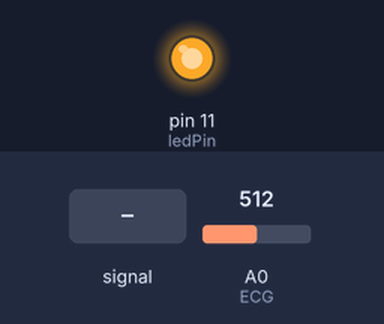
Simulated run of this sketch. Board: Arduino Uno, built with avr-gcc and run on an emulated ATmega328P. Parts: output pins drawn as LEDs (lit = HIGH). Inputs (shaded band) come from the test bench; at power-on: A0 (ECG) = 512. What the sketch prints to the serial monitor is not drawn.

Above: at 7.2 s.
7.3 s: A0 (ECG) fed a 200 Hz sine of ±81 counts around its level
At 7.57 s:
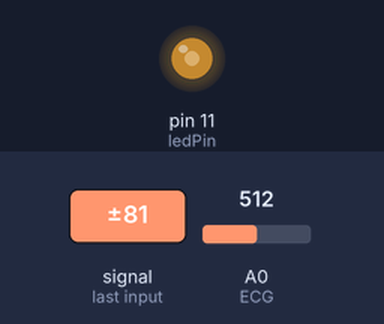
10.3 s: A0 (ECG) set to 716
11.8 s: A0 (ECG) fed a 1000 Hz sine of ±255 counts around its level
14.8 s: A0 (ECG) set to 810
16.3 s: A0 (ECG) set to 528
17.8 s: A0 (ECG) set to 494
At 18.8 s:
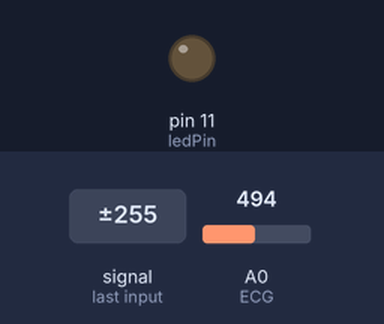
Timing chart, 0 to 20.3 s (numbered marks = the images above; inputs shaded):
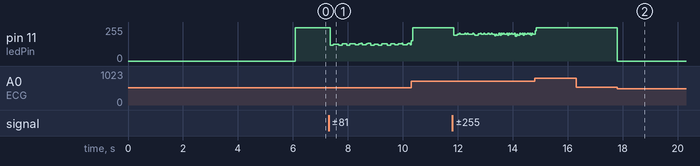

Measured:
- the behaviour switches between 512 and 511 on A0 (ECG) (found by bisection; images 1 and 2)
- after the input at 7.3 s, pin 11 (ledPin): 250/255 → 120/255 after 0.05 s, → 126/255 0.12 s later, → 120/255 0.20 s later, → 130/255 0.12 s later, … (25 changes in this stretch)
- after the input at 17.8 s, pin 11 (ledPin): 250/255 → 0/255 at once

The sketch:

ECG_arduino.ino
```cpp
int bat = 0;
int tres = 550;

int batims[800];

int batMax;
int batMin;
int Soma;

int ledPin = 11;

int ECG = A0;

void setup() {
  // initialize the serial communication:
  Serial.begin(115200);


  pinMode (ledPin, OUTPUT);
  digitalWrite (ledPin, LOW);
  delay (1000);
  getRefs();
  delay (1000);

}

void loop() {


  bat = analogRead(ECG);

  if (bat >= batMax) {
    analogWrite (ledPin, 250);

  }

  if (bat > Soma && bat < batMax) {
    analogWrite (ledPin, 100);

  }

    if (bat < Soma && bat > batMin) {
    analogWrite (ledPin, 20);

  }
     if (bat < batMin) {
    analogWrite (ledPin, 0);

  }


  Serial.println(bat);
  delay(1);


}


void getRefs () {

  int cicloMax = 800;


  delay(200);
  Serial.println(" coloque-se em posicao de repouso");
  delay (3000);

  for (int i = 0; i < cicloMax; i++) {
    batims[i] = analogRead(ECG);
    delay(1);
  }


  batMin = batims[0];
  batMin = batims[0];

  for (int l = 0; l < cicloMax; l++) {
    if (batims[l] > batMax) {
      batMax = batims[l];
    }

    if (batims[l] < batMin) {
      batMin = batims[l];
    }

    Soma = (Soma + batims[l]) / 2;


  }


  Serial.print("MAX = ");
  Serial.println(batMax);
  Serial.print("MIN = ");
  Serial.println(batMin);
  Serial.print("AVG = ");
  Serial.println(Soma);


}
```
